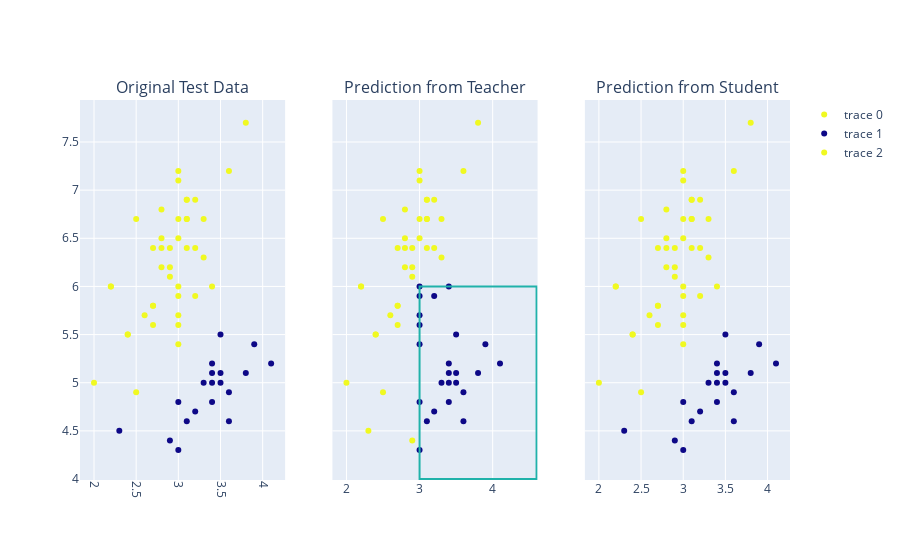

The notebook cell this image was saved under:
### Code cell
import plotly.graph_objects as go
from plotly.subplots import make_subplots

trace1 = go.Scatter(
    x=X_test['sepal_width'],
    y=X_test['sepal_length'],
#     marker=y_test.to_list(),
    mode="markers",
    marker = dict(color = y_test.to_list()),
)
trace2 = go.Scatter(
    x=X_test['sepal_width'],
    y=X_test['sepal_length'],
    mode="markers",    
#     marker=y_pred_teacher.to_list(),    
    marker = dict(color = y_pred_teacher.to_list()), 
)
trace3 = go.Scatter(
    x=X_test['sepal_width'],
    y=X_test['sepal_length'],
    mode="markers",    
#     marker=y_pred_student,    
    marker = dict(color = y_pred_student),    
)

# trace2.add_shape(type="rect",
#     x0=sepal_width_min, y0=sepal_length_min, x1=sepal_width_max, y1=sepal_length_max,
#     line=dict(color="LightSeaGreen"),
# )
sepal_length_max = 6.0
sepal_length_min = 4.0
sepal_width_min = 3.0
sepal_width_max = 4.6



fig = make_subplots(rows=1, cols=3, shared_yaxes=True, 
                    subplot_titles=(
                        "Original Test Data", 
                        "Prediction from Teacher", 
                        "Prediction from Student"))

fig.add_trace(trace1, row=1, col=1)
fig.add_trace(trace2, row=1, col=2)
fig.add_trace(trace3, row=1, col=3)

fig.add_shape(
    type="rect",
    x0=sepal_width_min, y0=sepal_length_min, x1=sepal_width_max, y1=sepal_length_max,
    line=dict(color="LightSeaGreen"),
    row=1,
    col=2
)

fig.update_layout(xaxis=dict(tickangle=90))
fig.show()

### Figure 1 — Plotly figure (JSON) as saved in the notebook; plotly's stock layout.template omitted (floating-point values rounded to 4 significant figures)
{"data": [{"marker": {"color": [1, 1, 0, 1, 1, 0, 1, 1, 0, 1, 1, 1, 0, 1, 0, 1, 1, 1, 0, 0, 1, 1, 1, 1, 1, 1, 1, 1, 1, 1, 1, 1, 0, 1, 1, 0, 0, 0, 0, 1, 1, 1, 1, 1, 1, 0, 1, 1, 1, 0, 0, 0, 1, 0, 1, 1, 1, 1, 0, 0]}, "mode": "markers", "type": "scatter", "x": [3, 3, 3.5, 3, 2.5, 2.3, 3.1, 2.7, 3.4, 3.2, 3, 3.4, 4.1, 3.6, 3.4, 3.2, 2.5, 3.1, 3.8, 3.6, 2.7, 3.2, 2.9, 2.2, 3, 3, 2.9, 2.4, 2.7, 3.1, 2.8, 2.6, 3.6, 3.1, 2.9, 3, 3.5, 3.9, 3.5, 3, 3.3, 2.8, 2.8, 3, 3, 3.3, 3.1, 2.2, 2.7, 3.2, 3.1, 3.4, 3.8, 3, 3.3, 2.4, 2, 2.8, 3.4, 2.9], "xaxis": "x", "y": [5.9, 5.4, 5, 5.6, 4.9, 4.5, 6.9, 5.6, 4.8, 6.4, 6.7, 6, 5.2, 7.2, 5.2, 5.9, 6.7, 6.4, 5.1, 4.9, 5.8, 6.9, 6.1, 6, 7.2, 6, 6.2, 5.5, 5.8, 6.7, 6.2, 5.7, 4.6, 6.9, 6.4, 4.8, 5.5, 5.4, 5.1, 7.1, 6.7, 6.8, 6.4, 6.5, 5.7, 5, 6.7, 6, 6.4, 4.7, 4.6, 5.1, 7.7, 4.3, 6.3, 5.5, 5, 6.5, 5, 4.4], "yaxis": "y"}, {"marker": {"color": [0, 0, 0, 0, 1, 1, 1, 1, 0, 1, 1, 0, 0, 1, 0, 0, 1, 1, 0, 0, 1, 1, 1, 1, 1, 0, 1, 1, 1, 1, 1, 1, 0, 1, 1, 0, 0, 0, 0, 1, 1, 1, 1, 1, 0, 0, 1, 1, 1, 0, 0, 0, 1, 0, 1, 1, 1, 1, 0, 1]}, "mode": "markers", "type": "scatter", "x": [3, 3, 3.5, 3, 2.5, 2.3, 3.1, 2.7, 3.4, 3.2, 3, 3.4, 4.1, 3.6, 3.4, 3.2, 2.5, 3.1, 3.8, 3.6, 2.7, 3.2, 2.9, 2.2, 3, 3, 2.9, 2.4, 2.7, 3.1, 2.8, 2.6, 3.6, 3.1, 2.9, 3, 3.5, 3.9, 3.5, 3, 3.3, 2.8, 2.8, 3, 3, 3.3, 3.1, 2.2, 2.7, 3.2, 3.1, 3.4, 3.8, 3, 3.3, 2.4, 2, 2.8, 3.4, 2.9], "xaxis": "x2", "y": [5.9, 5.4, 5, 5.6, 4.9, 4.5, 6.9, 5.6, 4.8, 6.4, 6.7, 6, 5.2, 7.2, 5.2, 5.9, 6.7, 6.4, 5.1, 4.9, 5.8, 6.9, 6.1, 6, 7.2, 6, 6.2, 5.5, 5.8, 6.7, 6.2, 5.7, 4.6, 6.9, 6.4, 4.8, 5.5, 5.4, 5.1, 7.1, 6.7, 6.8, 6.4, 6.5, 5.7, 5, 6.7, 6, 6.4, 4.7, 4.6, 5.1, 7.7, 4.3, 6.3, 5.5, 5, 6.5, 5, 4.4], "yaxis": "y2"}, {"marker": {"color": [1, 1, 0, 1, 1, 0, 1, 1, 0, 1, 1, 1, 0, 1, 0, 1, 1, 1, 0, 0, 1, 1, 1, 1, 1, 1, 1, 1, 1, 1, 1, 1, 0, 1, 1, 0, 0, 0, 0, 1, 1, 1, 1, 1, 1, 0, 1, 1, 1, 0, 0, 0, 1, 0, 1, 1, 1, 1, 0, 0]}, "mode": "markers", "type": "scatter", "x": [3, 3, 3.5, 3, 2.5, 2.3, 3.1, 2.7, 3.4, 3.2, 3, 3.4, 4.1, 3.6, 3.4, 3.2, 2.5, 3.1, 3.8, 3.6, 2.7, 3.2, 2.9, 2.2, 3, 3, 2.9, 2.4, 2.7, 3.1, 2.8, 2.6, 3.6, 3.1, 2.9, 3, 3.5, 3.9, 3.5, 3, 3.3, 2.8, 2.8, 3, 3, 3.3, 3.1, 2.2, 2.7, 3.2, 3.1, 3.4, 3.8, 3, 3.3, 2.4, 2, 2.8, 3.4, 2.9], "xaxis": "x3", "y": [5.9, 5.4, 5, 5.6, 4.9, 4.5, 6.9, 5.6, 4.8, 6.4, 6.7, 6, 5.2, 7.2, 5.2, 5.9, 6.7, 6.4, 5.1, 4.9, 5.8, 6.9, 6.1, 6, 7.2, 6, 6.2, 5.5, 5.8, 6.7, 6.2, 5.7, 4.6, 6.9, 6.4, 4.8, 5.5, 5.4, 5.1, 7.1, 6.7, 6.8, 6.4, 6.5, 5.7, 5, 6.7, 6, 6.4, 4.7, 4.6, 5.1, 7.7, 4.3, 6.3, 5.5, 5, 6.5, 5, 4.4], "yaxis": "y3"}], "layout": {"annotations": [{"font": {"size": 16}, "showarrow": false, "text": "Original Test Data", "x": 0.1444, "xanchor": "center", "xref": "paper", "y": 1, "yanchor": "bottom", "yref": "paper"}, {"font": {"size": 16}, "showarrow": false, "text": "Prediction from Teacher", "x": 0.5, "xanchor": "center", "xref": "paper", "y": 1, "yanchor": "bottom", "yref": "paper"}, {"font": {"size": 16}, "showarrow": false, "text": "Prediction from Student", "x": 0.8556, "xanchor": "center", "xref": "paper", "y": 1, "yanchor": "bottom", "yref": "paper"}], "shapes": [{"line": {"color": "LightSeaGreen"}, "type": "rect", "x0": 3, "x1": 4.6, "xref": "x2", "y0": 4, "y1": 6, "yref": "y2"}], "xaxis": {"anchor": "y", "domain": [0, 0.2889], "tickangle": 90}, "xaxis2": {"anchor": "y2", "domain": [0.3556, 0.6444]}, "xaxis3": {"anchor": "y3", "domain": [0.7111, 1]}, "yaxis": {"anchor": "x", "domain": [0, 1]}, "yaxis2": {"anchor": "x2", "domain": [0, 1], "matches": "y", "showticklabels": false}, "yaxis3": {"anchor": "x3", "domain": [0, 1], "matches": "y", "showticklabels": false}}}
